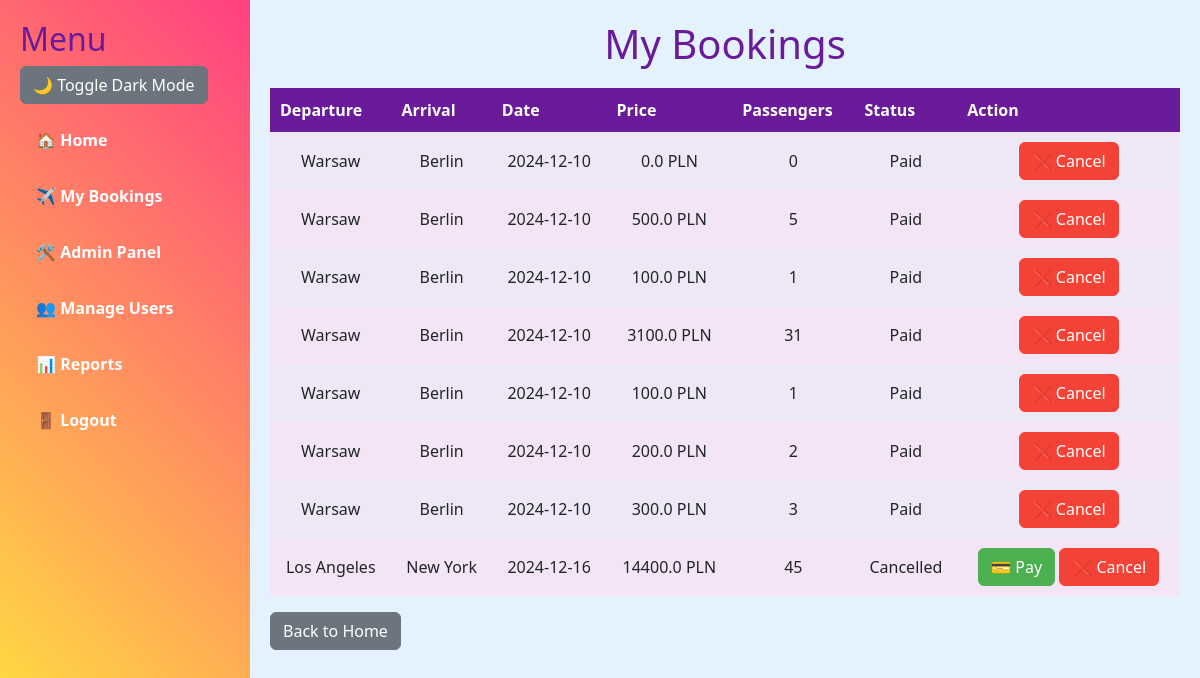
/my_bookings (signed in), run on an earlier commit of the app's database.
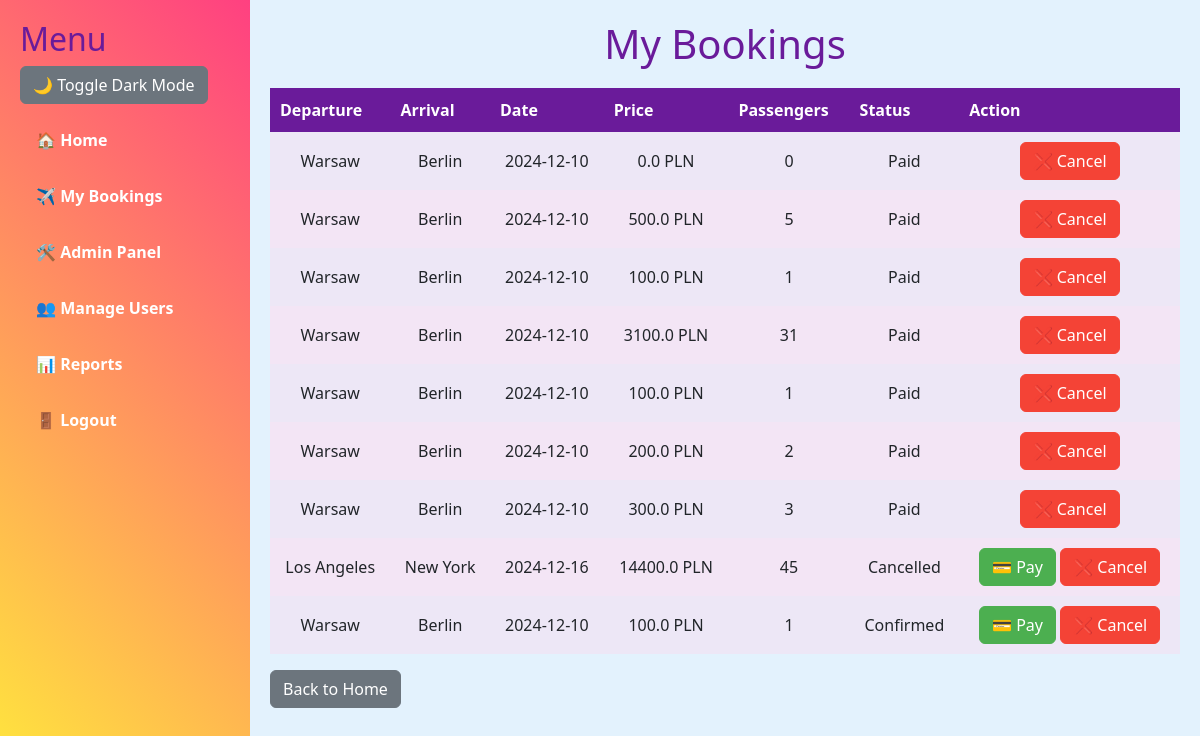
And on a later commit of the database.
### app.py (models this page shows)
class Booking(db.Model):
    id = db.Column(db.Integer, primary_key=True)
    user_id = db.Column(db.Integer, db.ForeignKey('user.id'), nullable=False)
    flight_id = db.Column(db.Integer, db.ForeignKey('flight.id'), nullable=False)
    number_of_passengers = db.Column(db.Integer, nullable=False)
    status = db.Column(db.String(100), default="Confirmed")
    is_paid = db.Column(db.Boolean, default=False)
    flight = db.relationship('Flight', backref='bookings', lazy=True)

class Flight(db.Model):
    id = db.Column(db.Integer, primary_key=True)
    departure_city = db.Column(db.String(100), nullable=False)
    arrival_city = db.Column(db.String(100), nullable=False)
    date = db.Column(db.String(100), nullable=False)
    price = db.Column(db.Float, nullable=False)
    available_seats = db.Column(db.Integer, nullable=False)

### app.py (the view)
@app.route("/my_bookings")
@login_required
def my_bookings():
    bookings = Booking.query.filter_by(user_id=current_user.id).all()
    return render_template("my_bookings.html", bookings=bookings)

### app.py (called while the page is built)
@login_manager.user_loader
def load_user(user_id):
    return User.query.get(int(user_id))

    @property
    def is_active(self):
        return True

### templates/my_bookings.html
{% extends "base.html" %}
{% block content %}
<h1 class="text-center">My Bookings</h1>
<table>
    <thead>
        <tr>
            <th>Departure</th>
            <th>Arrival</th>
            <th>Date</th>
            <th>Price</th>
            <th>Passengers</th>
            <th>Status</th>
            <th>Action</th>
        </tr>
    </thead>
    <tbody>
        {% for booking in bookings %}
        <tr>
            <td>{{ booking.flight.departure_city }}</td>
            <td>{{ booking.flight.arrival_city }}</td>
            <td>{{ booking.flight.date }}</td>
            <td>{{ booking.flight.price * booking.number_of_passengers }} PLN</td>
            <td>{{ booking.number_of_passengers }}</td>
            <td>{{ booking.status }}</td>
            <td>
                {% if booking.status != "Paid" %}
                    <form action="{{ url_for('pay_booking', booking_id=booking.id) }}" method="POST" style="display:inline;">
                        <button type="submit" class="btn btn-success">💳 Pay</button>
                    </form>
                {% endif %}
                <form action="{{ url_for('cancel_booking', booking_id=booking.id) }}" method="POST" style="display:inline;">
                    <button type="submit" class="btn btn-danger">❌ Cancel</button>
                </form>
            </td>
        </tr>
        {% endfor %}
    </tbody>
</table>
<a href="{{ url_for('index') }}" class="btn btn-secondary mt-3">Back to Home</a>
{% endblock %}

### templates/base.html (shortened to what this page needs)
<!DOCTYPE html>
<html lang="en">
<head>
<link rel="stylesheet" href="https://unpkg.com/leaflet/dist/leaflet.css" />
<link rel="stylesheet" href="{{ url_for('static', filename='css/styles.css') }}">
    <link rel="stylesheet" href="https://unpkg.com/leaflet/dist/leaflet.css" />
    <link rel="stylesheet" href="{{ url_for('static', filename='css/styles.css') }}">
    <link rel="stylesheet" href="https://cdn.jsdelivr.net/npm/bootstrap@5.3.0/dist/css/bootstrap.min.css">
    <link href="https://cdnjs.cloudflare.com/ajax/libs/font-awesome/6.0.0-beta3/css/all.min.css" rel="stylesheet">
</head>
<body>
    <div class="sidebar">
        <h2>Menu</h2>
        <button onclick="toggleDarkMode()" class="btn btn-secondary mb-3">
            🌙 Toggle Dark Mode
        </button>
        <ul class="nav flex-column">
            <li class="nav-item mb-3">
                <a class="nav-link" href="{{ url_for('index') }}">🏠 Home</a>
            </li>
            {% if current_user.is_authenticated %}
                <li class="nav-item mb-3">
                    <a class="nav-link" href="{{ url_for('my_bookings') }}">✈️ My Bookings</a>
                </li>
                {% if current_user.is_admin %}
                    <li class="nav-item mb-3">
                        <a class="nav-link" href="{{ url_for('admin') }}">🛠 Admin Panel</a>
                    </li>
                    <li class="nav-item mb-3">
                        <a class="nav-link" href="{{ url_for('manage_users') }}">👥 Manage Users</a>
                    </li>
                    <li class="nav-item mb-3">
                        <a class="nav-link" href="{{ url_for('admin_reports') }}">📊 Reports</a>
                    </li>
                {% endif %}
                <li class="nav-item mb-3">
                    <a class="nav-link" href="{{ url_for('logout') }}">🚪 Logout</a>
                </li>
            {% endif %}
        </ul>
    </div>
    <div class="main-content">
        {% block content %}{% endblock %}
    </div>
</body>
</html>

### static/css/styles.css (style rules this page uses)
body { font-family: Arial, sans-serif; margin: 0; padding: 0; background-color: #f9f9f9; color: #333; }

### templates/base.html (style rules this page uses)
body { background-color: #e3f2fd; margin: 0; display: flex; transition: background-color 0.3s, color 0.3s; }
.sidebar { background: linear-gradient(45deg, #ffeb3b, #ff4081); color: white; padding: 20px; height: 100vh; width: 250px; }
.sidebar a { color: white; font-weight: bold; text-decoration: none; }
.main-content { flex-grow: 1; padding: 20px; }
h1, h2, h3 { color: #6a1b9a; }
.btn-success { background-color: #4caf50; border-color: #4caf50; }
.btn-danger { background-color: #f44336; border-color: #f44336; }
table { width: 100%; background-color: #ffffff; border-collapse: collapse; margin-top: 20px; }
table th { background-color: #6a1b9a; color: white; padding: 10px; }
table tr:nth-child(even) { background-color: #f3e5f5; }
table tr:nth-child(odd) { background-color: #ede7f6; }
table td { padding: 10px; text-align: center; }

What changed in the data, as far as the page shows it:
added Booking: flight.departure_city "Warsaw", flight.arrival_city "Berlin", flight "2024-12-10", booking.flight.price*booking.number_of_passengers "100.0", number_of_passengers "1", status "Confirmed"
